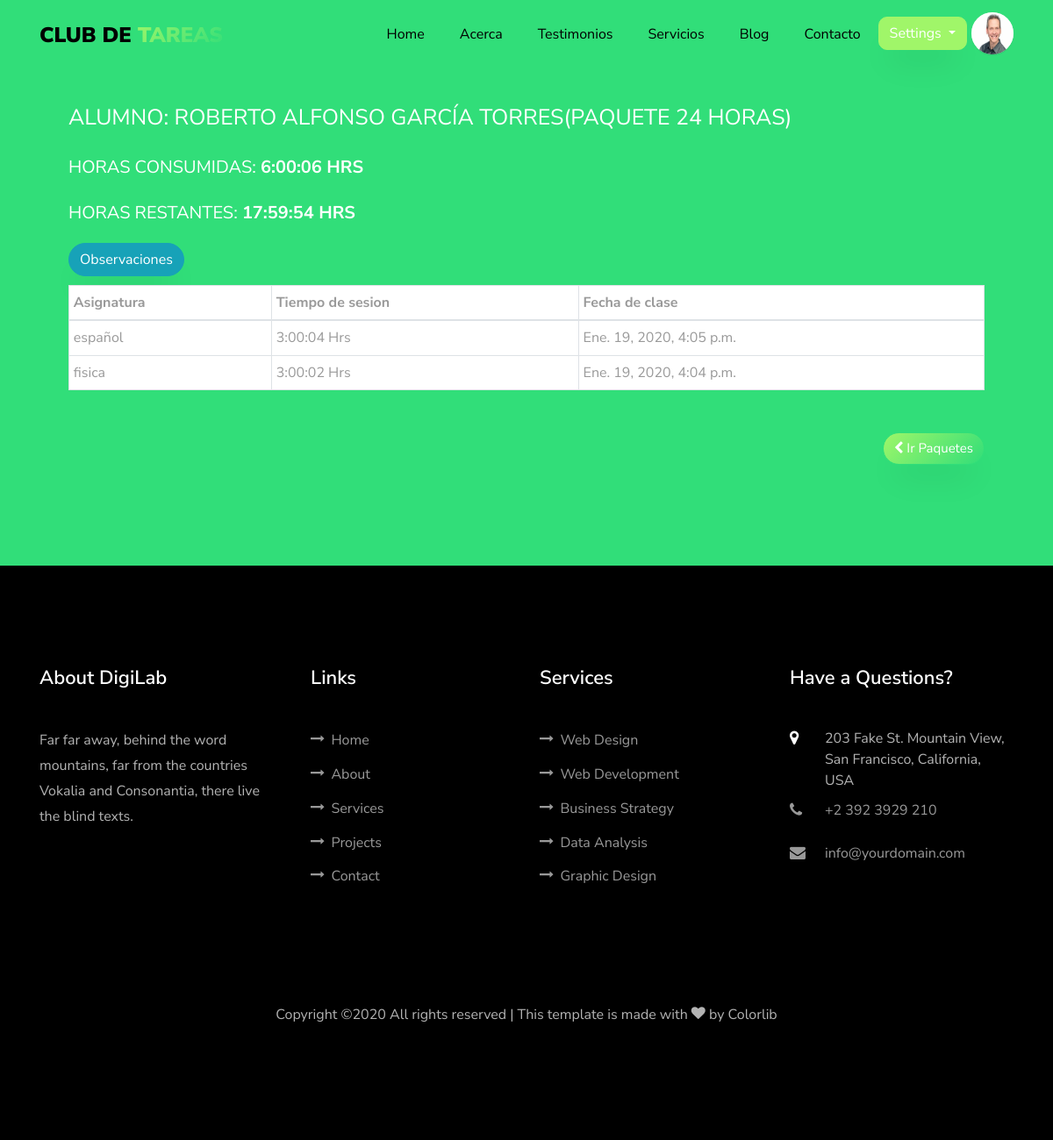
/paquetes/7884d6bf-7c30-484f-92cc-3b9e6dbd0fba/ (signed in), run on an earlier commit of the app's database.
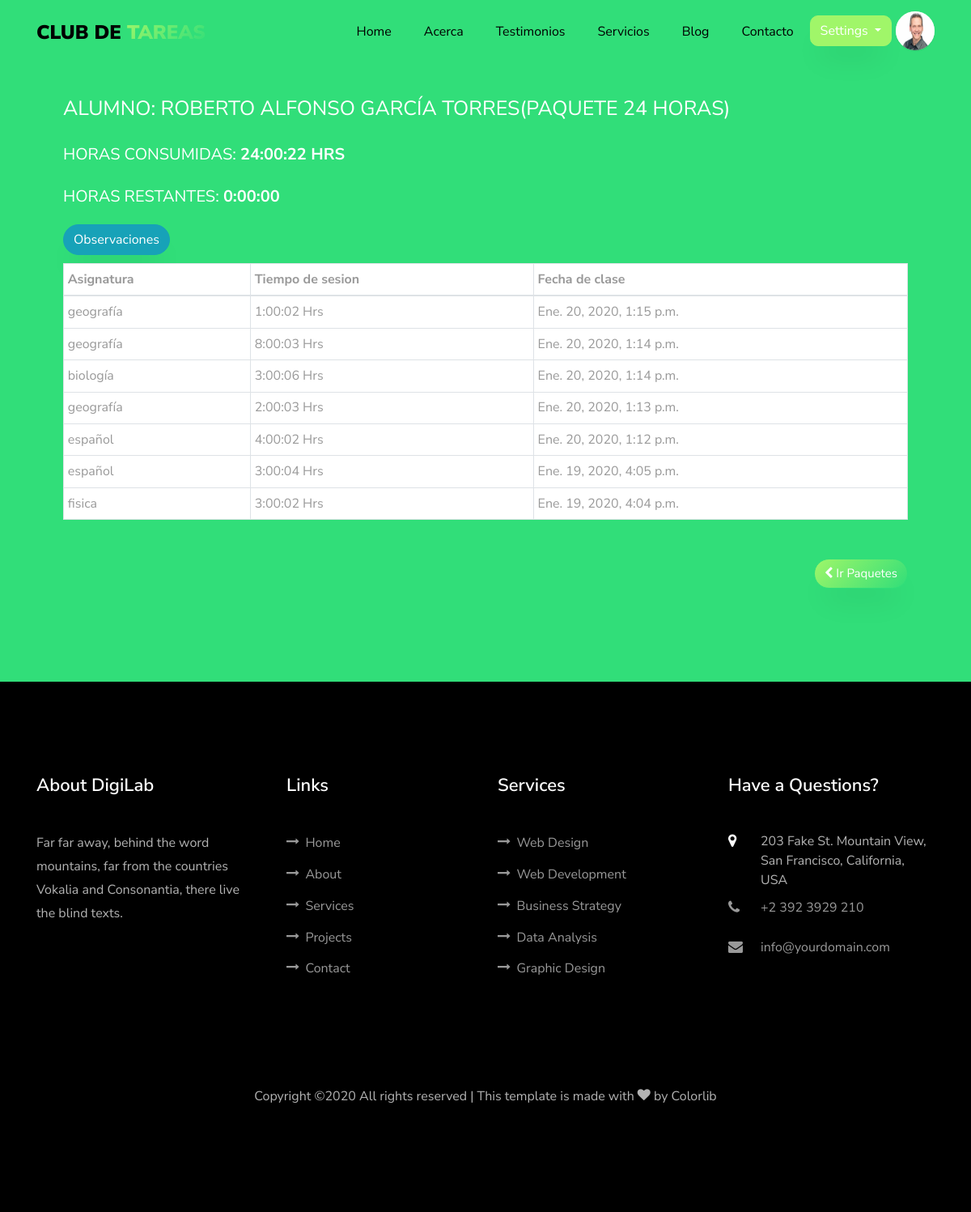
And on a later commit of the database.
### app/models.py (models this page shows, shortened)
class Paquete_Inscrito(models.Model):
     id = models.UUIDField(primary_key=True, default=uuid.uuid4, help_text="id del Paquete")
     usuario = models.ForeignKey(settings.AUTH_USER_MODEL,related_name="paquetes_inscritos",on_delete=models.CASCADE,null=True)
     fecha_de_inscripcion = models.DateField(null=True,blank=True)
     horas_consumidas =models.CharField(max_length=100,default="00:00:00 Hrs")
     horas_restantes= models.CharField(max_length=100,default="00:00:00 Hrs")
     tiempo_consumido = models.DurationField(default=datetime.timedelta(days=0,hours=0,minutes=0))
     tiempo_restante= models.DurationField(default=datetime.timedelta(days=0,hours=0,minutes=0))
     ESTADO_STATUS =(
     (True,'Activo'),
     (False,'Finalizado')
     )
     tipo_de_paquete = models.ForeignKey('Tipo_de_Paquete', on_delete=models.SET_NULL, null=True,help_text='Elige el tipo de paquete del alumno')
     status = models.BooleanField(default=True,choices=ESTADO_STATUS,blank=True,help_text="Elige el estado del paquete")
     class Meta:
         verbose_name = ("Paquete Inscrito")
         verbose_name_plural = ("Paquetes Inscritos")
         ordering = ['usuario__nombre']

class Sesion(models.Model):
    paquete_inscrito = models.ForeignKey('Paquete_Inscrito',related_name="sesiones",on_delete=models.CASCADE,null=True)
    asignatura = models.CharField(max_length=100)
    tiempo_de_inicio = models.DateTimeField(null=True,blank=True)
    tiempo_de_salida = models.DateTimeField(null=True,blank=True)
    observaciones = models.CharField(max_length=200,null=True,blank=True)
    def _get_tiempo_de_sesion(self):
        if self.tiempo_de_salida == None:
            return None
        return self.tiempo_de_salida - self.tiempo_de_inicio
    tiempo_de_sesion = property(_get_tiempo_de_sesion)
    class Meta:
        verbose_name = ("Sesion")
        verbose_name_plural = ("Sesiones")
        ordering = ['-tiempo_de_inicio']

class Tipo_de_Paquete(models.Model):
    horas = models.IntegerField(default=1)
    class Meta:
        verbose_name = ("Tipo de Paquete")
        verbose_name_plural = ("Tipos de Paquetes")
    def __str__(self):
        return f'{self.horas} Horas'

### app/views.py (the view)
# urls.py: path('paquetes/<uuid:paquete_id>/',views.clases,name='clases'),
@login_required
def clases(request,paquete_id):
    paquete = request.user.paquetes_inscritos.all().get(id=paquete_id)
    context = {
        'student':request.user,
        'clases': paquete.sesiones.all(),
        'paquete':paquete
         }
    return render(request,'app/clases.html',context)

### app/templates/app/clases.html (shortened to what this page needs)
{% extends 'app/base.html' %}
{% load static %}
{% block content %}
<section class="ftco-section ftco-project"  style="background:#31de79">
  <div class="container px-md-5">
   <p class="info-alumno ftco-animate" style="text-transform: uppercase; font-size:25px;">
     Alumno:  {{ student.nombre }} {{ student.apellido }}(Paquete {{ paquete.tipo_de_paquete }})
   </p>
   <p class="info-alumno ftco-animate"style="text-transform: uppercase; font-size:20px">Horas consumidas: <span style="font-weight: bold">{{ paquete.horas_consumidas}}</span></p>
   <p  class="info-alumno ftco-animate" style="text-transform: uppercase; font-size:20px">Horas restantes: <span style="font-weight: bold">{{ paquete.horas_restantes}}</span></p>
   <button type="button" style="margin-bottom: 10px;"class="btn btn-info" data-toggle="modal" data-target=".bd-example-modal-lg">Observaciones</button>
   <table class="table table-hover table-sm table-bordered ftco-animate" style="background: white">
   <thead>
     <tr>
       <th scope="col">Asignatura</th>
       <th scope="col">Tiempo de sesion</th>
       <th scope="col">Fecha de clase</th>
     </tr>
   </thead>
   <tbody>
     {% for clase in clases %}
      <tr>
        <td>{{ clase.asignatura }}</td>
        <td>{{ clase.tiempo_de_sesion }} Hrs</td>
        <td>{{ clase.tiempo_de_inicio}}</td>
      </tr>
     {% endfor %}
   </tbody>
   </table>
   <div style="height: 40px; width: 100%; position:relative"class="mt-5">
      <a href="{% url 'app:paquetes'%}" style="position: absolute; right:0">
      <button type="button" class="btn btn-primary" style="font-size:15px;">
            <i class="fa fa-chevron-left"></i> Ir Paquetes</button>
      </a>
    </div>
  </div>
</section>
{% endblock content  %}

What changed in the data, as far as the page shows it:
changed Paquete_Inscrito "24 HORAS": horas_consumidas "6:00:06 HRS" → "24:00:22 HRS"; horas_restantes "17:59:54 HRS" → "0:00:00"
added Sesion: asignatura "geografía", tiempo_de_sesion "1:00:02", tiempo_de_inicio "Ene. 20, 2020, 1:15 p.m."
added Sesion: asignatura "geografía", tiempo_de_sesion "8:00:03", tiempo_de_inicio "Ene. 20, 2020, 1:14 p.m."
added Sesion: asignatura "biología", tiempo_de_sesion "3:00:06", tiempo_de_inicio "Ene. 20, 2020, 1:14 p.m."
added Sesion: asignatura "geografía", tiempo_de_sesion "2:00:03", tiempo_de_inicio "Ene. 20, 2020, 1:13 p.m."
added Sesion: asignatura "español", tiempo_de_sesion "4:00:02", tiempo_de_inicio "Ene. 20, 2020, 1:12 p.m."
